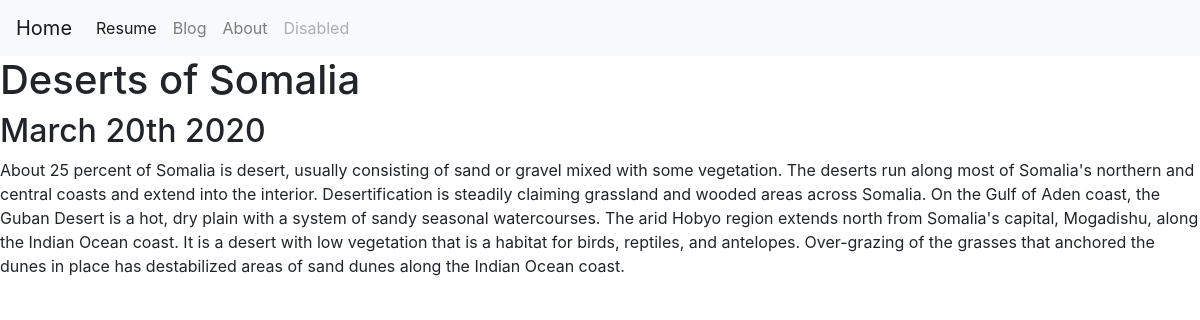
/blog/5/, run on the app's committed database.
### blog/models.py (models this page shows, shortened)
class Blog(models.Model):
    title = models.CharField(max_length=100)
    description = models.TextField()
    date = models.DateField()

### blog/views.py (the view)
# urls.py: path('<int:blog_id>/', views.detail, name='detail'),
def detail(request, blog_id):
    blog = get_object_or_404(Blog, pk=blog_id)
    return render(request, 'blog/detail.html', {'blog':blog})

### blog/templates/blog/detail.html
{% extends 'portfolio/base.html' %}
{% block content %}
<h1>{{ blog.title }}</h1>
<h2>{{ blog.date|date:'F jS Y' }}</h2>
<p>{{ blog.description|safe }}</p>
{% endblock %}

### data on the page
Blog: title "Deserts of Somalia", date "March 20th 2020", description "About 25 percent of Somalia is desert, usually consisting of sand or gravel mixed with some vegetation. The deserts run along most of Somalia's northern and central coasts and extend into the interior. Desertification is steadily claiming grassland and wooded areas across Somalia. On the Gulf of Aden coast, the Guban Desert is a hot, dry plain with a system of sandy seasonal watercourses. The arid Hobyo region extends north from Somalia's capital, Mogadishu, along the Indian Ocean coast. It is a desert with low vegetation that is a habitat for birds, reptiles, and antelopes. Over-grazing of the grasses that anchored the dunes in place has destabilized areas of sand dunes along the Indian…"
